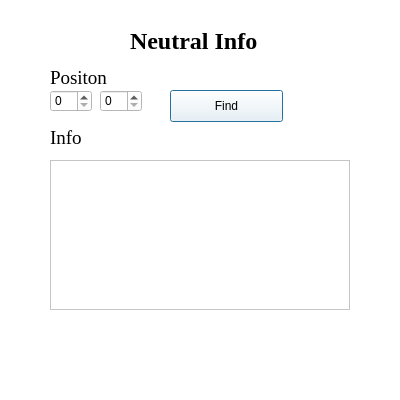
<?xml version="1.0" encoding="UTF-8"?>
<ui version="4.0">
 <class>NeutralInfo</class>
 <widget class="QDialog" name="NeutralInfo">
  <property name="geometry">
   <rect>
    <x>0</x>
    <y>0</y>
    <width>400</width>
    <height>400</height>
   </rect>
  </property>
  <property name="palette">
   <palette>
    <active>
     <colorrole role="WindowText">
      <brush brushstyle="SolidPattern">
       <color alpha="255">
        <red>0</red>
        <green>0</green>
        <blue>0</blue>
       </color>
      </brush>
     </colorrole>
     <colorrole role="Button">
      <brush brushstyle="SolidPattern">
       <color alpha="255">
        <red>255</red>
        <green>255</green>
        <blue>255</blue>
       </color>
      </brush>
     </colorrole>
     <colorrole role="Light">
      <brush brushstyle="SolidPattern">
       <color alpha="255">
        <red>255</red>
        <green>255</green>
        <blue>255</blue>
       </color>
      </brush>
     </colorrole>
     <colorrole role="Midlight">
      <brush brushstyle="SolidPattern">
       <color alpha="255">
        <red>255</red>
        <green>255</green>
        <blue>255</blue>
       </color>
      </brush>
     </colorrole>
     <colorrole role="Dark">
      <brush brushstyle="SolidPattern">
       <color alpha="255">
        <red>127</red>
        <green>127</green>
        <blue>127</blue>
       </color>
      </brush>
     </colorrole>
     <colorrole role="Mid">
      <brush brushstyle="SolidPattern">
       <color alpha="255">
        <red>170</red>
        <green>170</green>
        <blue>170</blue>
       </color>
      </brush>
     </colorrole>
     <colorrole role="Text">
      <brush brushstyle="SolidPattern">
       <color alpha="255">
        <red>0</red>
        <green>0</green>
        <blue>0</blue>
       </color>
      </brush>
     </colorrole>
     <colorrole role="BrightText">
      <brush brushstyle="SolidPattern">
       <color alpha="255">
        <red>255</red>
        <green>255</green>
        <blue>255</blue>
       </color>
      </brush>
     </colorrole>
     <colorrole role="ButtonText">
      <brush brushstyle="SolidPattern">
       <color alpha="255">
        <red>0</red>
        <green>0</green>
        <blue>0</blue>
       </color>
      </brush>
     </colorrole>
     <colorrole role="Base">
      <brush brushstyle="SolidPattern">
       <color alpha="255">
        <red>255</red>
        <green>255</green>
        <blue>255</blue>
       </color>
      </brush>
     </colorrole>
     <colorrole role="Window">
      <brush brushstyle="SolidPattern">
       <color alpha="255">
        <red>255</red>
        <green>255</green>
        <blue>255</blue>
       </color>
      </brush>
     </colorrole>
     <colorrole role="Shadow">
      <brush brushstyle="SolidPattern">
       <color alpha="255">
        <red>0</red>
        <green>0</green>
        <blue>0</blue>
       </color>
      </brush>
     </colorrole>
     <colorrole role="AlternateBase">
      <brush brushstyle="SolidPattern">
       <color alpha="255">
        <red>255</red>
        <green>255</green>
        <blue>255</blue>
       </color>
      </brush>
     </colorrole>
     <colorrole role="ToolTipBase">
      <brush brushstyle="SolidPattern">
       <color alpha="255">
        <red>255</red>
        <green>255</green>
        <blue>220</blue>
       </color>
      </brush>
     </colorrole>
     <colorrole role="ToolTipText">
      <brush brushstyle="SolidPattern">
       <color alpha="255">
        <red>0</red>
        <green>0</green>
        <blue>0</blue>
       </color>
      </brush>
     </colorrole>
     <colorrole role="PlaceholderText">
      <brush brushstyle="SolidPattern">
       <color alpha="128">
        <red>0</red>
        <green>0</green>
        <blue>0</blue>
       </color>
      </brush>
     </colorrole>
    </active>
    <inactive>
     <colorrole role="WindowText">
      <brush brushstyle="SolidPattern">
       <color alpha="255">
        <red>0</red>
        <green>0</green>
        <blue>0</blue>
       </color>
      </brush>
     </colorrole>
     <colorrole role="Button">
      <brush brushstyle="SolidPattern">
       <color alpha="255">
        <red>255</red>
        <green>255</green>
        <blue>255</blue>
       </color>
      </brush>
     </colorrole>
     <colorrole role="Light">
      <brush brushstyle="SolidPattern">
       <color alpha="255">
        <red>255</red>
        <green>255</green>
        <blue>255</blue>
       </color>
      </brush>
     </colorrole>
     <colorrole role="Midlight">
      <brush brushstyle="SolidPattern">
       <color alpha="255">
        <red>255</red>
        <green>255</green>
        <blue>255</blue>
       </color>
      </brush>
     </colorrole>
     <colorrole role="Dark">
      <brush brushstyle="SolidPattern">
       <color alpha="255">
        <red>127</red>
        <green>127</green>
        <blue>127</blue>
       </color>
      </brush>
     </colorrole>
     <colorrole role="Mid">
      <brush brushstyle="SolidPattern">
       <color alpha="255">
        <red>170</red>
        <green>170</green>
        <blue>170</blue>
       </color>
      </brush>
     </colorrole>
     <colorrole role="Text">
      <brush brushstyle="SolidPattern">
       <color alpha="255">
        <red>0</red>
        <green>0</green>
        <blue>0</blue>
       </color>
      </brush>
     </colorrole>
     <colorrole role="BrightText">
      <brush brushstyle="SolidPattern">
       <color alpha="255">
        <red>255</red>
        <green>255</green>
        <blue>255</blue>
       </color>
      </brush>
     </colorrole>
     <colorrole role="ButtonText">
      <brush brushstyle="SolidPattern">
       <color alpha="255">
        <red>0</red>
        <green>0</green>
        <blue>0</blue>
       </color>
      </brush>
     </colorrole>
     <colorrole role="Base">
      <brush brushstyle="SolidPattern">
       <color alpha="255">
        <red>255</red>
        <green>255</green>
        <blue>255</blue>
       </color>
      </brush>
     </colorrole>
     <colorrole role="Window">
      <brush brushstyle="SolidPattern">
       <color alpha="255">
        <red>255</red>
        <green>255</green>
        <blue>255</blue>
       </color>
      </brush>
     </colorrole>
     <colorrole role="Shadow">
      <brush brushstyle="SolidPattern">
       <color alpha="255">
        <red>0</red>
        <green>0</green>
        <blue>0</blue>
       </color>
      </brush>
     </colorrole>
     <colorrole role="AlternateBase">
      <brush brushstyle="SolidPattern">
       <color alpha="255">
        <red>255</red>
        <green>255</green>
        <blue>255</blue>
       </color>
      </brush>
     </colorrole>
     <colorrole role="ToolTipBase">
      <brush brushstyle="SolidPattern">
       <color alpha="255">
        <red>255</red>
        <green>255</green>
        <blue>220</blue>
       </color>
      </brush>
     </colorrole>
     <colorrole role="ToolTipText">
      <brush brushstyle="SolidPattern">
       <color alpha="255">
        <red>0</red>
        <green>0</green>
        <blue>0</blue>
       </color>
      </brush>
     </colorrole>
     <colorrole role="PlaceholderText">
      <brush brushstyle="SolidPattern">
       <color alpha="128">
        <red>0</red>
        <green>0</green>
        <blue>0</blue>
       </color>
      </brush>
     </colorrole>
    </inactive>
    <disabled>
     <colorrole role="WindowText">
      <brush brushstyle="SolidPattern">
       <color alpha="255">
        <red>127</red>
        <green>127</green>
        <blue>127</blue>
       </color>
      </brush>
     </colorrole>
     <colorrole role="Button">
      <brush brushstyle="SolidPattern">
       <color alpha="255">
        <red>255</red>
        <green>255</green>
        <blue>255</blue>
       </color>
      </brush>
     </colorrole>
     <colorrole role="Light">
      <brush brushstyle="SolidPattern">
       <color alpha="255">
        <red>255</red>
        <green>255</green>
        <blue>255</blue>
       </color>
      </brush>
     </colorrole>
     <colorrole role="Midlight">
      <brush brushstyle="SolidPattern">
       <color alpha="255">
        <red>255</red>
        <green>255</green>
        <blue>255</blue>
       </color>
      </brush>
     </colorrole>
     <colorrole role="Dark">
      <brush brushstyle="SolidPattern">
       <color alpha="255">
        <red>127</red>
        <green>127</green>
        <blue>127</blue>
       </color>
      </brush>
     </colorrole>
     <colorrole role="Mid">
      <brush brushstyle="SolidPattern">
       <color alpha="255">
        <red>170</red>
        <green>170</green>
        <blue>170</blue>
       </color>
      </brush>
     </colorrole>
     <colorrole role="Text">
      <brush brushstyle="SolidPattern">
       <color alpha="255">
        <red>127</red>
        <green>127</green>
        <blue>127</blue>
       </color>
      </brush>
     </colorrole>
     <colorrole role="BrightText">
      <brush brushstyle="SolidPattern">
       <color alpha="255">
        <red>255</red>
        <green>255</green>
        <blue>255</blue>
       </color>
      </brush>
     </colorrole>
     <colorrole role="ButtonText">
      <brush brushstyle="SolidPattern">
       <color alpha="255">
        <red>127</red>
        <green>127</green>
        <blue>127</blue>
       </color>
      </brush>
     </colorrole>
     <colorrole role="Base">
      <brush brushstyle="SolidPattern">
       <color alpha="255">
        <red>255</red>
        <green>255</green>
        <blue>255</blue>
       </color>
      </brush>
     </colorrole>
     <colorrole role="Window">
      <brush brushstyle="SolidPattern">
       <color alpha="255">
        <red>255</red>
        <green>255</green>
        <blue>255</blue>
       </color>
      </brush>
     </colorrole>
     <colorrole role="Shadow">
      <brush brushstyle="SolidPattern">
       <color alpha="255">
        <red>0</red>
        <green>0</green>
        <blue>0</blue>
       </color>
      </brush>
     </colorrole>
     <colorrole role="AlternateBase">
      <brush brushstyle="SolidPattern">
       <color alpha="255">
        <red>255</red>
        <green>255</green>
        <blue>255</blue>
       </color>
      </brush>
     </colorrole>
     <colorrole role="ToolTipBase">
      <brush brushstyle="SolidPattern">
       <color alpha="255">
        <red>255</red>
        <green>255</green>
        <blue>220</blue>
       </color>
      </brush>
     </colorrole>
     <colorrole role="ToolTipText">
      <brush brushstyle="SolidPattern">
       <color alpha="255">
        <red>0</red>
        <green>0</green>
        <blue>0</blue>
       </color>
      </brush>
     </colorrole>
     <colorrole role="PlaceholderText">
      <brush brushstyle="SolidPattern">
       <color alpha="128">
        <red>0</red>
        <green>0</green>
        <blue>0</blue>
       </color>
      </brush>
     </colorrole>
    </disabled>
   </palette>
  </property>
  <property name="windowTitle">
   <string>Neutral Info</string>
  </property>
  <widget class="QSpinBox" name="posForInfoX">
   <property name="geometry">
    <rect>
     <x>50</x>
     <y>90</y>
     <width>42</width>
     <height>22</height>
    </rect>
   </property>
  </widget>
  <widget class="QLabel" name="label_2">
   <property name="geometry">
    <rect>
     <x>50</x>
     <y>70</y>
     <width>59</width>
     <height>16</height>
    </rect>
   </property>
   <property name="font">
    <font>
     <family>Times New Roman</family>
     <pointsize>14</pointsize>
    </font>
   </property>
   <property name="text">
    <string>Positon</string>
   </property>
  </widget>
  <widget class="QSpinBox" name="posForInfoY">
   <property name="geometry">
    <rect>
     <x>100</x>
     <y>90</y>
     <width>42</width>
     <height>22</height>
    </rect>
   </property>
  </widget>
  <widget class="QTextEdit" name="neutralInfoWindow">
   <property name="geometry">
    <rect>
     <x>50</x>
     <y>160</y>
     <width>300</width>
     <height>150</height>
    </rect>
   </property>
  </widget>
  <widget class="QLabel" name="label">
   <property name="geometry">
    <rect>
     <x>130</x>
     <y>20</y>
     <width>151</width>
     <height>41</height>
    </rect>
   </property>
   <property name="font">
    <font>
     <family>Times New Roman</family>
     <pointsize>18</pointsize>
     <weight>75</weight>
     <bold>true</bold>
    </font>
   </property>
   <property name="text">
    <string>Neutral Info</string>
   </property>
  </widget>
  <widget class="QLabel" name="label_3">
   <property name="geometry">
    <rect>
     <x>50</x>
     <y>130</y>
     <width>59</width>
     <height>16</height>
    </rect>
   </property>
   <property name="font">
    <font>
     <family>Times New Roman</family>
     <pointsize>14</pointsize>
    </font>
   </property>
   <property name="text">
    <string>Info</string>
   </property>
  </widget>
  <widget class="QPushButton" name="neutralInfoButton">
   <property name="geometry">
    <rect>
     <x>170</x>
     <y>90</y>
     <width>113</width>
     <height>32</height>
    </rect>
   </property>
   <property name="text">
    <string>Find</string>
   </property>
  </widget>
 </widget>
 <resources/>
 <connections/>
</ui>
